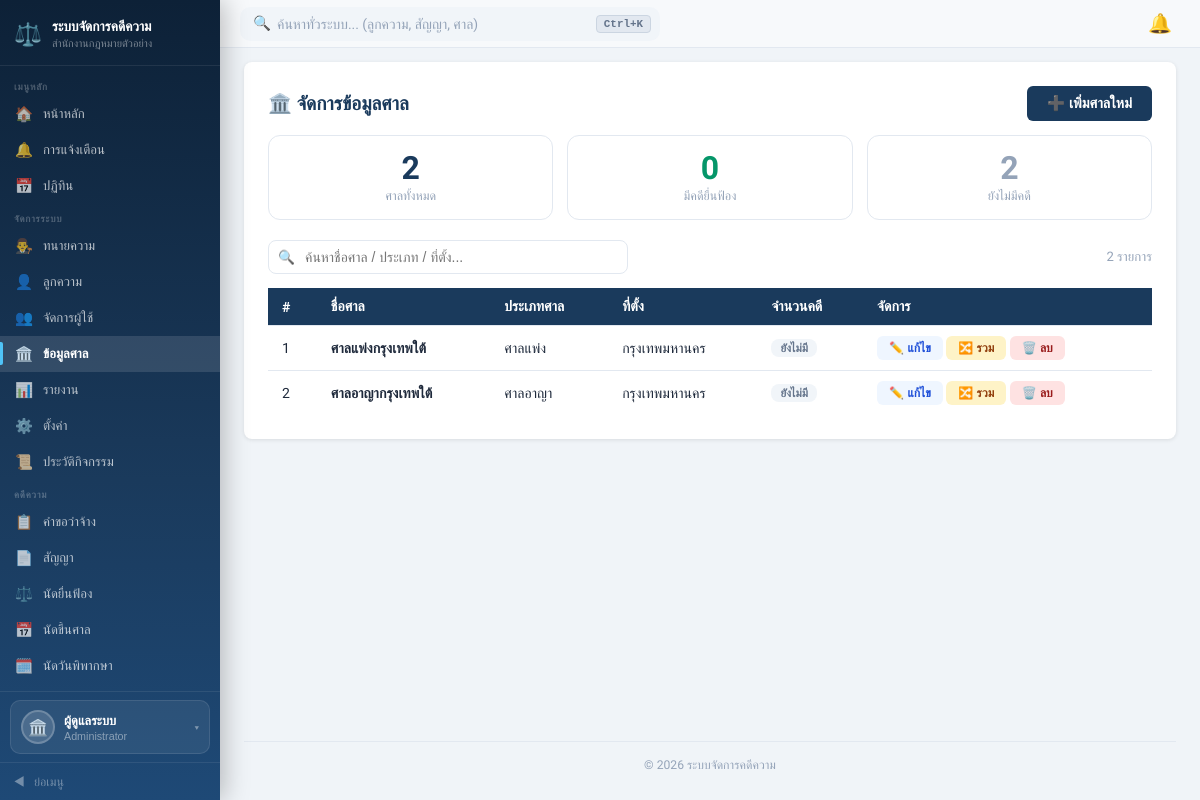
The app's page /pages/courts.php (signed in) with its own data.
### tables this page shows
CREATE TABLE `courts` (
  `court_id`   int          NOT NULL AUTO_INCREMENT,
  `court_name` varchar(150) NOT NULL,
  `court_type` varchar(50)  DEFAULT NULL,
  `location`   varchar(255) DEFAULT NULL,
  `created_at` timestamp    DEFAULT CURRENT_TIMESTAMP,
  PRIMARY KEY (`court_id`)
);

### src/pages/courts.php (the view, shortened to what this page needs)
<?php
$pdo      = getDB();
$courts = $pdo->query("
    SELECT c.*,
           COUNT(f.filing_id) AS filing_count
    FROM courts c
    LEFT JOIN filings f ON c.court_id = f.court_id
    GROUP BY c.court_id
    ORDER BY filing_count DESC, c.court_name ASC
")->fetchAll();
$totalCourts   = count($courts);
$courtsWithUse = count(array_filter($courts, fn($c) => $c['filing_count'] > 0));
$courtsUnused  = $totalCourts - $courtsWithUse;
include '../includes/header.php';
?>
<div class="card">
    <div class="toolbar">
        <h2 style="margin:0;">🏛️ จัดการข้อมูลศาล</h2>
        <button onclick="openAddModal()" class="btn btn-primary">➕ เพิ่มศาลใหม่</button>
    </div>
    <div class="stat-row">
        <div class="stat-box">
            <div class="stat-num"><?= $totalCourts ?></div>
            <div class="stat-lbl">ศาลทั้งหมด</div>
        </div>
        <div class="stat-box">
            <div class="stat-num" style="color:#059669;"><?= $courtsWithUse ?></div>
            <div class="stat-lbl">มีคดียื่นฟ้อง</div>
        </div>
        <div class="stat-box">
            <div class="stat-num" style="color:#94a3b8;"><?= $courtsUnused ?></div>
            <div class="stat-lbl">ยังไม่มีคดี</div>
        </div>
    </div>
    <div class="toolbar">
        <div class="search-wrap">
            <input type="text" id="searchInput" placeholder="ค้นหาชื่อศาล / ประเภท / ที่ตั้ง..." oninput="filterTable(this.value)">
        </div>
        <span style="font-size:.82rem;color:var(--muted);" id="countTxt"><?= $totalCourts ?> รายการ</span>
    </div>
    <?php if (empty($courts)): ?>
    <p style="color:#888;padding:20px;">ยังไม่มีข้อมูลศาลในระบบ</p>
    <?php else: ?>
    <div class="table-wrap">
    <table id="courtsTable">
        <thead>
            <tr>
                <th>#</th>
                <th>ชื่อศาล</th>
                <th>ประเภทศาล</th>
                <th>ที่ตั้ง</th>
                <th>จำนวนคดี</th>
                <th>จัดการ</th>
            </tr>
        </thead>
        <tbody>
        <?php foreach ($courts as $c): ?>
        <tr data-search="<?= strtolower(htmlspecialchars($c['court_name'].' '.($c['court_type']??'').' '.($c['location']??''))) ?>">
            <td><?= $c['court_id'] ?></td>
            <td style="font-weight:600;"><?= htmlspecialchars($c['court_name']) ?></td>
            <td><?= htmlspecialchars($c['court_type'] ?? '—') ?></td>
            <td><?= htmlspecialchars($c['location'] ?? '—') ?></td>
            <td>
                <?php if ($c['filing_count'] > 0): ?>
                <span class="badge-use badge-used"><?= $c['filing_count'] ?> คดี</span>
                <?php else: ?>
                <span class="badge-use badge-unused">ยังไม่มี</span>
                <?php endif; ?>
            </td>
            <td>
                <button class="action-btn btn-edit"
                    onclick='openEditModal(<?= $c["court_id"] ?>, <?= json_encode($c["court_name"], JSON_UNESCAPED_UNICODE) ?>, <?= json_encode($c["court_type"] ?? "", JSON_UNESCAPED_UNICODE) ?>, <?= json_encode($c["location"] ?? "", JSON_UNESCAPED_UNICODE) ?>)'>
                    ✏️ แก้ไข
                </button>
                <?php if ($totalCourts > 1): ?>
                <button class="action-btn btn-merge"
                    onclick='openMergeModal(<?= $c["court_id"] ?>, <?= json_encode($c["court_name"], JSON_UNESCAPED_UNICODE) ?>)'>
                    🔀 รวม
                </button>
                <?php endif; ?>
                <button class="action-btn btn-delete"
                    onclick='deleteCourt(<?= $c["court_id"] ?>, <?= json_encode($c["court_name"], JSON_UNESCAPED_UNICODE) ?>, <?= $c["filing_count"] ?>)'>
                    🗑️ ลบ
                </button>
            </td>
        </tr>
        <?php endforeach; ?>
        </tbody>
    </table>
    </div>
    <?php endif; ?>
</div>
<?php include '../includes/footer.php'; ?>

### src/assets/css/style.css (style rules this page uses)
*, *::before, *::after { box-sizing: border-box; margin: 0; padding: 0; }
:root { --navy: #1a3a5c; --navy2: #2d5a8a; --green: #059669; --red: #dc2626; --yellow: #d97706; --blue: #2563eb; --border: #e2e8f0; --muted: #94a3b8; --bg: #f8fafc; --navy-light: #2d5a8a; --sb-w: 220px; --sb-w-col: 60px; }
body { font-family: 'Sarabun', sans-serif; background: #f0f4f8; display: flex; min-height: 100vh; overflow-x: hidden; color: #1e293b; }
*, *::before, *::after { box-sizing: border-box; }
.btn { display: inline-block; padding: 9px 20px; border-radius: 6px; font-size: .9rem; font-weight: 600; cursor: pointer; border: none; transition: .2s; text-decoration: none; }
.btn-primary { background: #1a3a5c; color: #fff; }
.table-wrap { overflow-x: auto; }
table { width: 100%; border-collapse: collapse; font-size: .88rem; }
thead tr { background: #1a3a5c; color: #fff; }
th, td { padding: 10px 14px; text-align: left; border-bottom: 1px solid #e2e8f0; }
tbody tr:last-child td { border-bottom: none; }
.card { background: #fff; border-radius: 8px; box-shadow: 0 1px 4px rgba(0,0,0,.1); padding: 24px; margin-bottom: 20px; }
.card h2 { font-size: 1.2rem; margin-bottom: 16px; color: #1a3a5c; }

### src/pages/courts.php (style rules this page uses)
:root { --navy:#1a3a5c;--navy2:#2d5a8a;--border:#e2e8f0;--muted:#94a3b8;--bg:#f8fafc; }
.stat-row { display:grid;grid-template-columns:repeat(3,1fr);gap:14px;margin-bottom:20px; }
.stat-box { background:#fff;border:1px solid var(--border);border-radius:12px;padding:16px 18px;text-align:center; }
.stat-num { font-size:2rem;font-weight:900;color:var(--navy);line-height:1; }
.stat-lbl { font-size:.78rem;color:var(--muted);margin-top:4px; }
.toolbar { display:flex;justify-content:space-between;align-items:center;margin-bottom:14px;flex-wrap:wrap;gap:10px; }
.search-wrap { position:relative;flex:1;max-width:360px; }
.search-wrap input { width:100%;padding:8px 12px 8px 36px;border:1px solid var(--border);border-radius:8px;font-size:.87rem;outline:none; }
.search-wrap::before { content:"🔍";position:absolute;left:10px;top:50%;transform:translateY(-50%);font-size:.85rem; }
.badge-use { display:inline-block;padding:2px 9px;border-radius:8px;font-size:.72rem;font-weight:700; }
.badge-unused { background:#f1f5f9;color:#64748b; }
.action-btn { padding:5px 12px;border-radius:6px;font-size:.75rem;font-weight:700;border:none;cursor:pointer;transition:.15s; }
.btn-edit { background:#eff6ff;color:#1d4ed8; }
.btn-merge { background:#fef3c7;color:#92400e; }
.btn-delete { background:#fee2e2;color:#991b1b; }

### records on screen
courts: court_id "1", court_name "ศาลแพ่งกรุงเทพใต้", court_type "ศาลแพ่ง", location "กรุงเทพมหานคร"
courts: court_id "2", court_name "ศาลอาญากรุงเทพใต้", court_type "ศาลอาญา", location "กรุงเทพมหานคร"

### other values on screen
$_SESSION['office_name'] "สำนักงานกฎหมายตัวอย่าง"
$_sb_name "ผู้ดูแลระบบ"
$_sb_role_label "Administrator"
$totalCourts "2"
$courtsWithUse "0"
$courtsUnused "2"
